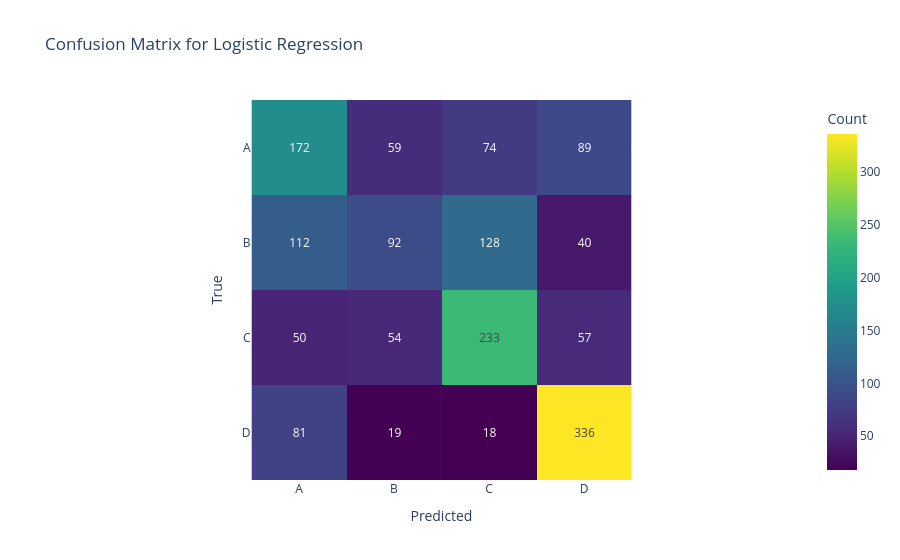
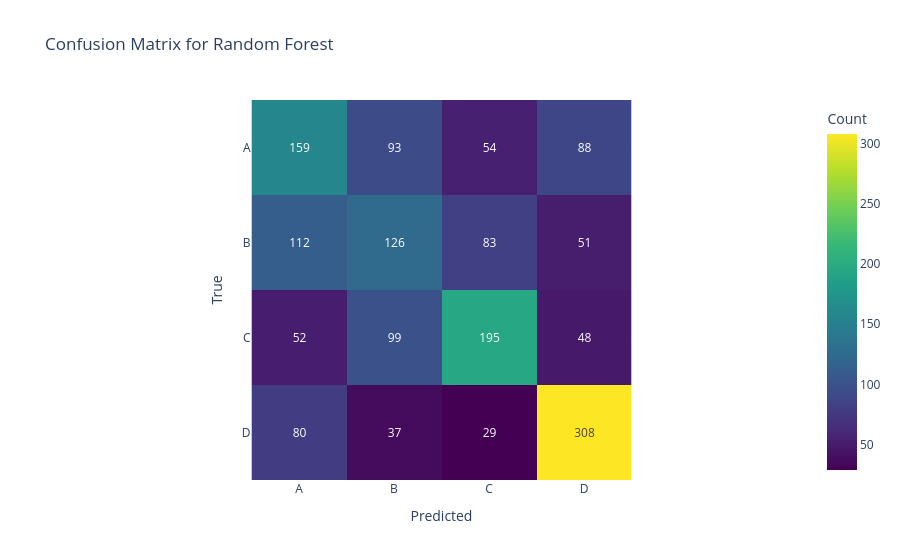

The notebook cell these images were saved under, in order:
### Markdown cell above
**Explanation:**
In this section, we train several common machine learning models suitable for multi-class classification:
*   **Logistic Regression:** A linear model that estimates the probability of an instance belonging to a particular class. It's chosen for its simplicity and interpretability. `multi_class='multinomial'` and `solver='lbfgs'` are specified for handling multiple classes.
*   **Random Forest Classifier:** An ensemble learning method that builds multiple decision trees during training and outputs the class that is the mode of the classes (classification) or mean prediction (regression) of the individual trees. It's robust to overfitting and handles non-linear relationships well.
*   **Gradient Boosting Classifier:** Another powerful ensemble method that builds trees sequentially, where each new tree corrects errors made by previous ones. It often achieves high accuracy.
*   **Support Vector Machine (SVC):** A powerful algorithm that finds an optimal hyperplane to separate classes. `probability=True` is set to enable probability predictions, which are useful for metrics like ROC AUC.

Each model is trained on the `X_train` and `y_train` data. After training, predictions are made on the unseen `X_test` data. The evaluation metrics (Accuracy, Precision, Recall, F1-Score) are then calculated for each model and stored in `model_results`. This initial training provides a baseline performance for each model before any hyperparameter tuning.

## 11. Evaluation Metrics

### Code cell
print("Model Evaluation Metrics on Test Set:")
for name, metrics in model_results.items():
    print(f"\n--- {name} ---")
    print(f"  Accuracy: {metrics['accuracy']:.4f}")
    print(f"  Precision (weighted): {metrics['precision']:.4f}")
    print(f"  Recall (weighted): {metrics['recall']:.4f}")
    print(f"  F1-Score (weighted): {metrics['f1_score']:.4f}")
    
    # Generate and print classification report
    y_pred = metrics['model'].predict(X_test)
    print("\nClassification Report:")
    print(classification_report(y_test, y_pred, target_names=label_encoder.classes_))
    
    # Generate and visualize Confusion Matrix
    cm = confusion_matrix(y_test, y_pred)
    fig = px.imshow(cm, text_auto=True,
                    labels=dict(x="Predicted", y="True", color="Count"),
                    x=label_encoder.classes_, y=label_encoder.classes_,
                    color_continuous_scale="Viridis",
                    title=f'Confusion Matrix for {name}')
    fig.update_xaxes(side="bottom")
    fig.show()

### Figure 1 — Plotly figure (JSON) as saved in the notebook; plotly's stock layout.template omitted (floating-point values rounded to 4 significant figures)
{"data": [{"coloraxis": "coloraxis", "hovertemplate": "Predicted: %{x}<br>True: %{y}<br>Count: %{z}<extra></extra>", "name": "0", "texttemplate": "%{z}", "type": "heatmap", "x": ["A", "B", "C", "D"], "xaxis": "x", "y": ["A", "B", "C", "D"], "yaxis": "y", "z": [[172, 59, 74, 89], [112, 92, 128, 40], [50, 54, 233, 57], [81, 19, 18, 336]]}], "layout": {"coloraxis": {"colorbar": {"title": {"text": "Count"}}, "colorscale": [[0, "#440154"], [0.1111, "#482878"], [0.2222, "#3e4989"], [0.3333, "#31688e"], [0.4444, "#26828e"], [0.5556, "#1f9e89"], [0.6667, "#35b779"], [0.7778, "#6ece58"], [0.8889, "#b5de2b"], [1, "#fde725"]]}, "title": {"text": "Confusion Matrix for Logistic Regression"}, "xaxis": {"anchor": "y", "constrain": "domain", "domain": [0, 1], "scaleanchor": "y", "side": "bottom", "title": {"text": "Predicted"}}, "yaxis": {"anchor": "x", "autorange": "reversed", "constrain": "domain", "domain": [0, 1], "title": {"text": "True"}}}}

### Figure 2 — Plotly figure (JSON) as saved in the notebook; plotly's stock layout.template omitted (floating-point values rounded to 4 significant figures)
{"data": [{"coloraxis": "coloraxis", "hovertemplate": "Predicted: %{x}<br>True: %{y}<br>Count: %{z}<extra></extra>", "name": "0", "texttemplate": "%{z}", "type": "heatmap", "x": ["A", "B", "C", "D"], "xaxis": "x", "y": ["A", "B", "C", "D"], "yaxis": "y", "z": [[159, 93, 54, 88], [112, 126, 83, 51], [52, 99, 195, 48], [80, 37, 29, 308]]}], "layout": {"coloraxis": {"colorbar": {"title": {"text": "Count"}}, "colorscale": [[0, "#440154"], [0.1111, "#482878"], [0.2222, "#3e4989"], [0.3333, "#31688e"], [0.4444, "#26828e"], [0.5556, "#1f9e89"], [0.6667, "#35b779"], [0.7778, "#6ece58"], [0.8889, "#b5de2b"], [1, "#fde725"]]}, "title": {"text": "Confusion Matrix for Random Forest"}, "xaxis": {"anchor": "y", "constrain": "domain", "domain": [0, 1], "scaleanchor": "y", "side": "bottom", "title": {"text": "Predicted"}}, "yaxis": {"anchor": "x", "autorange": "reversed", "constrain": "domain", "domain": [0, 1], "title": {"text": "True"}}}}
